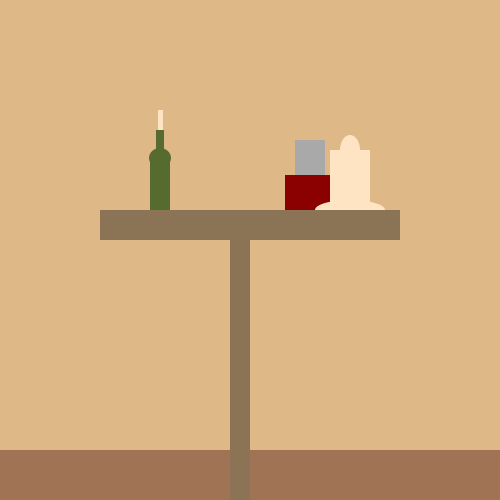
Frame 1 (no input)
Frame 60 (the mouse pressed at the canvas centre just before this capture): identical to frame 1, image omitted
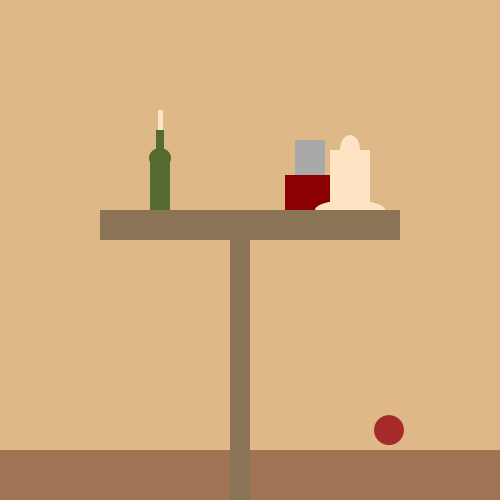
Frame 120 (the mouse held since frame 60 and released just before this capture)

The Processing sketch that drew these frames (run headless with seeded random() and noise(); from frame 60 on, the mouse is pressed at the canvas centre):

// Processing sketch: processing_12315
// ── processing_12315.pde

// Assignment # 2
// Name: Zandalee Montero
// E-mail: zmontero@brynmawr.edu 
// Date: 9/15/10 


float x, y, w, h;
float speed = 1;
float gravity = 0.1;
float deltaX = 1;

int doball;
int flame;

void setup() {
  size(500,500);
  smooth();

  x =330;

  y =200;

  w =30;

  h =30;

  doball=0;
  
  flame=0;
}

void draw() {
  background(222,184,135);
  noStroke();
  // floor
  fill(160,115,85);
  rect(0,450,500,50);
  // block
  fill(139,0,0);
  rect(285,175,70,35);
  // vase
  fill(255,228,196);
  ellipse(350,210,70,20);
  rect(330,150,40,55);
  ellipse(350,150,20,30);
  // table
  fill(139,115,85);
  rect(100,210,300,30);
  rect(230,240,20,300);
  // can
  fill(169,169,169);
  rect(295,140,30,35);
  // candle
  fill(255,228,196);
  rect(158,110,5,20);
  // bottle
  fill (85,107,47);
  rect(150,160,20,50);
  ellipse(160,158,22,20);
  rect(156,130,8,20);

  if (doball==1) {


    // ball
    fill(165,42,42);
    ellipse(x,y,w,h);


    y = y+speed;

    speed = speed + gravity;

    if (y >= height-10)
      speed = speed*-0.9;

    x = x + deltaX;

    if (x >= width-10)
      deltaX = deltaX * -1;

    if (x<= 10)
      deltaX = deltaX * -1;
  }
  
  if (flame==1) {
    // flame
  fill(255,255,0,150);
  ellipse(160,110,20,20);
  fill(255,165,0,175);
  ellipse(160,110,10,10);
  }
}  

void mousePressed() {
  doball=1;
}

void keyPressed(){
  flame=1;
}
